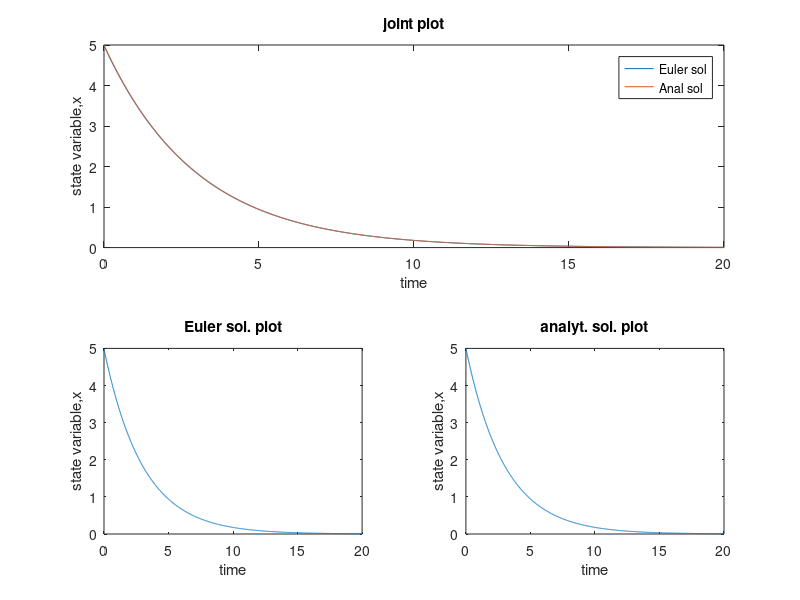

MATLAB code to generate this figure:
% Emmanuel S Akosah     ENGS22
%HW 1.que.6



Tf = 20;                    % Final time = Duration of simulation (units are up to you)* 
Ts = 0;                     % Start time = initial time (usually starts at 0) 
delT = .01;                 % Step size 
tvect = Ts:delT:Tf;         % Vector of time points from Ts to Tf 
Npoints = length(tvect);

S = zeros(1,Npoints);
i = 1;
S(1,i) = 5;
X0 = 5;
for (i = 1:Npoints)         % t is a time index (tells you what time point                             
                            % you are analyzing.  This will be the index                             
                            % into both tvect and S                            
                            % This loop runs from index 2 to Npoints                             
                            % i.e. the simulation runs from time = delT to Tf  
                            % --> tvect(2) = delT 


dxdt = -X0/3;                  %INSERT CODE FOR THE TWO FIRST ORDER DIFFERENTIAL EQUATIONS

                                    
X = X0 + dxdt*delT;                       %INSERT CODE FOR CALCULATING/STORING VALUES OF THE UPDATED STATE VARIABLES IN A DATA MATRIX.


S(1,i) = X;
   % update                         
  X0 = X;
end

 %analytical solution
 x = 5*exp(-tvect/3);
 
 %joint plot
subplot(2,1,1)
plot(tvect,S(1,:),tvect,x)
xlabel('time')
ylabel('state variable,x')
title('joint plot')
legend('Euler sol', 'Anal sol')
%Euler solution plot
subplot(2,2,3)
plot(tvect,S(1,:))
xlabel('time')
ylabel('state variable,x')
title('Euler sol. plot')
subplot(2,2,4)
%analytical solution plot
plot(tvect,x)
xlabel('time')
ylabel('state variable,x')
title('analyt. sol. plot')